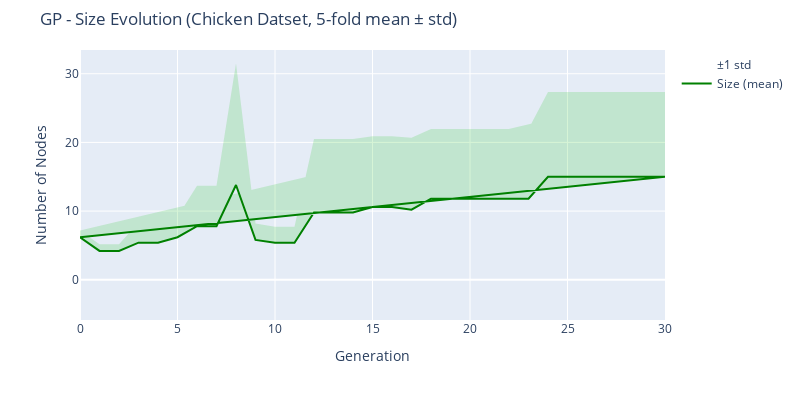

Write notebook code for a chart like this one.
### Code cell
fig = go.Figure()

# Mean Size (Elite_nodes)
fig.add_trace(go.Scatter(
    x=mean_df["Generation"],
    y=mean_df["Elite_nodes"],
    mode='lines',
    name='Size (mean)',
    line=dict(color='green', width=2)
))

# Std as shaded region (light green)
fig.add_trace(go.Scatter(
    x=mean_df["Generation"],
    y=mean_df["Elite_nodes"] + std_df["Elite_nodes"],
    mode='lines',
    line=dict(width=0),
    showlegend=False,
    fillcolor='rgba(50, 200, 50, 0.2)',
    fill='tonexty'
))
fig.add_trace(go.Scatter(
    x=mean_df["Generation"],
    y=mean_df["Elite_nodes"] - std_df["Elite_nodes"],
    mode='lines',
    line=dict(width=0),
    name='±1 std',
    fillcolor='rgba(50, 200, 50, 0.2)'
))

fig.update_layout(
    title=f'GP - Size Evolution (Chicken Datset, 5-fold mean ± std)',
    xaxis_title='Generation',
    yaxis_title='Number of Nodes',
    yaxis_range=[0, None],  # Start y-axis at 0
    height=400,
    width=800,
    margin=dict(t=50),
    hovermode='x unified'
)
fig.show()

### Figure 1 — Plotly figure (JSON) as saved in the notebook; plotly's stock layout.template omitted (floating-point values rounded to 4 significant figures; data arrays with more than 128 entries replaced by an {"elided": "..."} marker saying what was removed)
{"data": [{"line": {"color": "green", "width": 2}, "mode": "lines", "name": "Size (mean)", "type": "scatter", "x": {"elided": "217 int values"}, "y": {"elided": "217 float values"}}, {"fill": "tonexty", "fillcolor": "rgba(50, 200, 50, 0.2)", "line": {"width": 0}, "mode": "lines", "showlegend": false, "type": "scatter", "x": {"elided": "217 int values"}, "y": {"elided": "217 float values"}}, {"fillcolor": "rgba(50, 200, 50, 0.2)", "line": {"width": 0}, "mode": "lines", "name": "±1 std", "type": "scatter", "x": {"elided": "217 int values"}, "y": {"elided": "217 float values"}}], "layout": {"height": 400, "hovermode": "x unified", "margin": {"t": 50}, "title": {"text": "GP - Size Evolution (Chicken Datset, 5-fold mean ± std)"}, "width": 800, "xaxis": {"title": {"text": "Generation"}}, "yaxis": {"range": [0, null], "title": {"text": "Number of Nodes"}}}}
